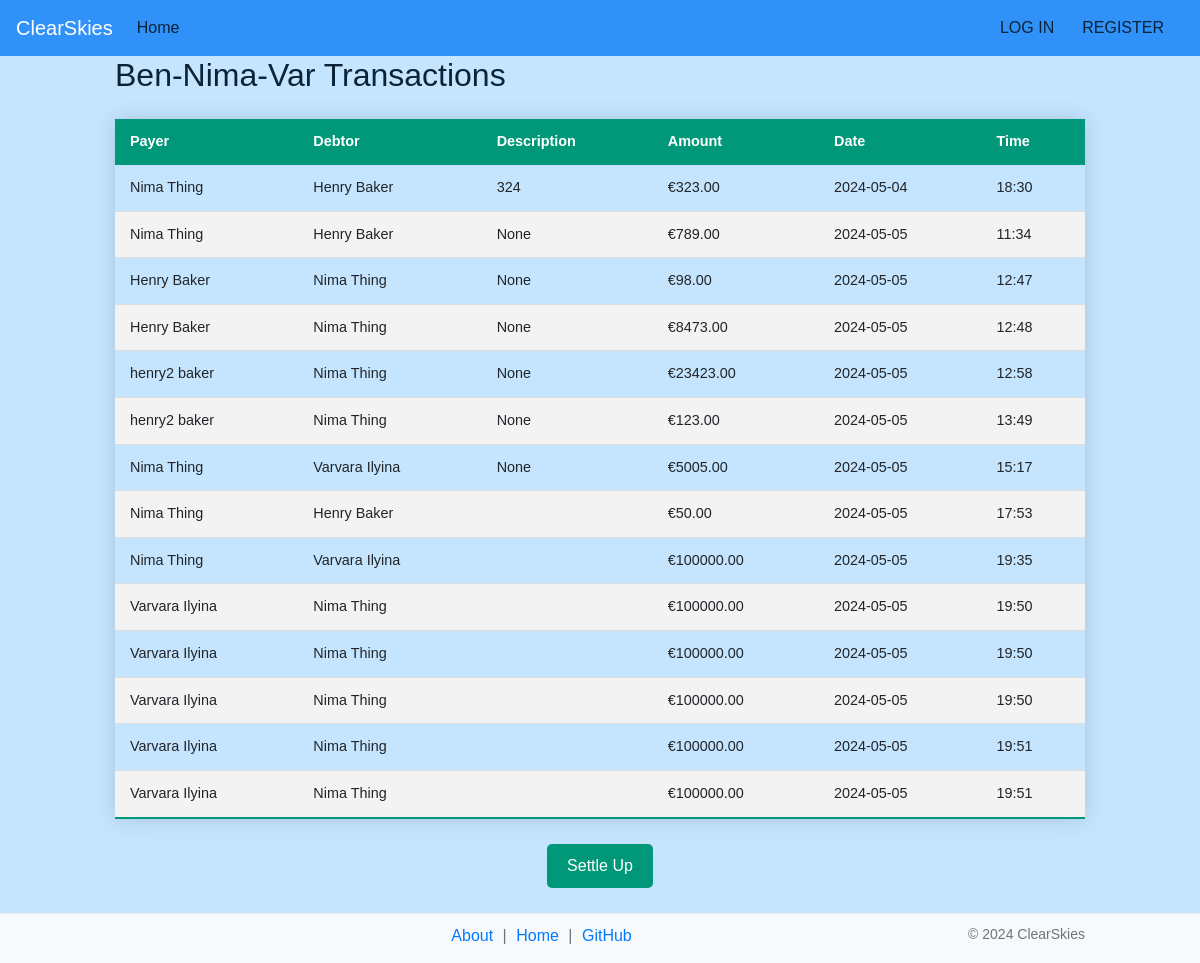
The page /group/1 on the database its author committed.
### app/models/group.py (models this page shows)
class Group(db.Model):
    __tablename__ = 'groups'
    id = db.Column(db.Integer, primary_key=True)
    name = db.Column(db.String(100), nullable=False)
    created_at = db.Column(db.DateTime, default=datetime.utcnow)
    users = db.relationship('UserGroup', back_populates='group', lazy='dynamic')
    transactions = db.relationship('GroupTransaction', backref='group', lazy='dynamic')

class GroupTransaction(db.Model):
    __tablename__ = 'group_transactions'
    id = db.Column(db.Integer, primary_key=True)
    group_id = db.Column(db.Integer, db.ForeignKey('groups.id'), nullable=False)
    payer_id = db.Column(db.Integer, db.ForeignKey('users.id'), nullable=False)
    payer = db.relationship('User', foreign_keys=[payer_id])
    debtor_id = db.Column(db.Integer, db.ForeignKey('users.id'), nullable=False)
    debtor = db.relationship('User', foreign_keys=[debtor_id])
    amount = db.Column(db.Float, nullable=False)
    description = db.Column(db.String(255))
    created_at = db.Column(db.DateTime, default=datetime.utcnow)

### app/models/user.py (models this page shows, shortened)
class User(db.Model, UserMixin):
    __tablename__ = 'users'
    id = db.Column(db.Integer, primary_key=True)
    email = db.Column(db.String(120), unique=True, nullable=False)
    first_name = db.Column(db.String(50), nullable=False)
    last_name = db.Column(db.String(50), nullable=False)
    password_hash = db.Column(db.String(128), nullable=False)
    groups = db.relationship('UserGroup', back_populates='user')
    transactions_as_payer = db.relationship('Transaction', foreign_keys='Transaction.payer_id', backref='payer', lazy='dynamic')
    transactions_as_debtor = db.relationship('Transaction', foreign_keys='Transaction.debtor_id', backref='debtor', lazy='dynamic')

### app/debts.py (the view)
    @app.route('/group/<int:group_id>')
    def view_group(group_id):
        group = Group.query.get_or_404(group_id)
        transactions = GroupTransaction.query.filter_by(group_id=group_id) \
            .options(joinedload(
            GroupTransaction.payer)).all()
        return render_template('view_group.html', group=group, transactions=transactions)

### app/templates/view_group.html (shortened to what this page needs)
{% extends 'layout.html' %}
{% block content %}
<h2>{{group.name}} Transactions</h2>
{% if transactions %}
    <table class="transactions-table">
        <thead>
            <tr>
                <th>Payer</th>
                <th>Debtor</th>
                <th>Description</th>
                <th>Amount</th>
                <th>Date</th>
                <th>Time</th>
            </tr>
        </thead>
        <tbody>
            {% for transaction in transactions %}
                <tr>
                    <td>{{ transaction.payer.first_name }} {{ transaction.payer.last_name }}</td>
                    <td>{{transaction.debtor.first_name}} {{transaction.debtor.last_name }}</td>
                    <td>{{ transaction.description }}</td>
                    <td>€{{ "%.2f"|format(transaction.amount) }}</td>
                    <td>{{ transaction.created_at.strftime('%Y-%m-%d') }}</td>
                    <td>{{ transaction.created_at.strftime('%H:%M') }}</td>
                </tr>
            {% endfor %}
        </tbody>
    </table>
    <a href="{{ url_for('settle_group_debts', group_id=group.id) }}" class="settle-btn">Settle Up</a>
{% else %}
    <p>No transactions yet.</p>
{% endif %}
{% endblock %}

### app/templates/layout.html (shortened to what this page needs)
<!DOCTYPE html>
<html lang="en">
<head>
    <link rel="stylesheet" href="https://stackpath.bootstrapcdn.com/bootstrap/4.5.2/css/bootstrap.min.css">
</head>
<body>
    <header>
        <nav class="navbar navbar-expand-lg navbar-dark bg-primary">
            <a class="navbar-brand" href="{{ url_for('home') }}">ClearSkies</a>
            <div class="collapse navbar-collapse" id="navbarSupportedContent">
                <ul class="navbar-nav mr-auto">
                    <li class="nav-item"><a class="nav-link" href="{{ url_for('home') }}">Home</a></li>
                </ul>
                <ul class="navbar-nav">
                  {% if 'user_id' in session %}
                    <li class="nav-item">
                        <a class="nav-link" href="{{ url_for('logout') }}">LOG OUT</a>
                    </li>
                    {% else %}
                    <li class="nav-item">
                        <a class="nav-link" href="{{ url_for('login') }}">LOG IN</a>
                    </li>
                    <li class="nav-item">
                        <a class="nav-link" href="{{ url_for('register') }}">REGISTER</a>
                    </li>
                    {% endif %}
                </ul>
            </div>
        </nav>
    </header>
    <main role="main" class="container">
        {% block content %}{% endblock %}
    </main>
    <footer class="footer bg-light fixed-bottom">
        <div class="container" style="text-align: center;">
            <span class="text-muted footer-links">
                <a href="/about">About</a> | <a href="/home">Home</a> | <a href="https://github.com/nimathing2052/Debt_Settlement">GitHub</a>
            </span>
            <span class="text-muted" style="font-size: 14px; float: right;">&copy; 2024 ClearSkies</span>
        </div>
    </footer>
</body>
</html>

### app/templates/layout.html (style rules this page uses)
body { font-family: Arial, sans-serif; background-color: rgb(197, 229, 255); margin-bottom: 50px; }
h1, h2, h3, h4, h5, h6 { color: #0b2337; }
.navbar-dark .navbar-brand { color: #ffffff !important; }
.navbar-dark .navbar-nav .nav-link { color: #0b2337 !important; }
.navbar-dark { background-color: #3091f9 !important; }
.container { max-width: 1000px; margin: auto; padding-top: 0px; padding-bottom: 5px; }
.navbar-nav .nav-link { margin-right: 12px; }
.footer { padding: 10px 0; background-color: #f7f7f7; text-align: left; border-top: 1px solid #e7e7e7; }
.footer-links a { color: #007bff; text-decoration: none; margin: 0 5px; }

### app/templates/view_group.html (style rules this page uses)
.transactions-table { width: 100%; border-collapse: collapse; margin: 25px 0; font-size: 0.9em; font-family: sans-serif; min-width: 400px; box-shadow: 0 0 20px rgba(0, 0, 0, 0.15); }
.transactions-table thead tr { background-color: #009879; color: #ffffff; text-align: left; }
.transactions-table th, .transactions-table td { padding: 12px 15px; }
.transactions-table tbody tr { border-bottom: 1px solid #dddddd; }
.transactions-table tbody tr:nth-of-type(even) { background-color: #f3f3f3; }
.transactions-table tbody tr:last-of-type { border-bottom: 2px solid #009879; }
.settle-btn { display: block; width: max-content; padding: 10px 20px; margin: 20px auto; background-color: #009879; color: white; text-decoration: none; text-align: center; border-radius: 5px; }

### rows shown on the page
Group: name "Ben-Nima-Var"
GroupTransaction: amount "323.00"
GroupTransaction: amount "789.00"
GroupTransaction: amount "98.00"
GroupTransaction: amount "8473.00"
GroupTransaction: amount "23423.00"
GroupTransaction: amount "123.00"
GroupTransaction: amount "5005.00"
GroupTransaction: amount "50.00"
GroupTransaction: amount "100000.00"
GroupTransaction: amount "100000.00"
GroupTransaction: amount "100000.00"
GroupTransaction: amount "100000.00"
GroupTransaction: amount "100000.00"
GroupTransaction: amount "100000.00"
